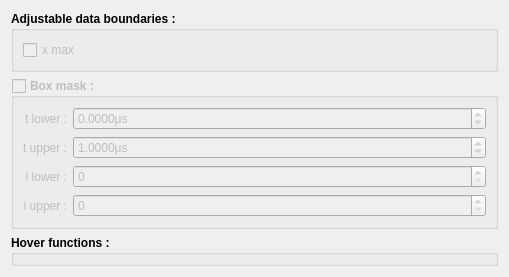
              <widget class="QWidget" name="scrollAreaWidgetContents_6">
               <property name="geometry">
                <rect>
                 <x>0</x>
                 <y>-18</y>
                 <width>509</width>
                 <height>256</height>
                </rect>
               </property>
               <layout class="QVBoxLayout" name="verticalLayout_10">
                <item>
                 <widget class="QGroupBox" name="groupBox_2">
                  <property name="font">
                   <font>
                    <bold>true</bold>
                   </font>
                  </property>
                  <property name="title">
                   <string>Adjustable data boundaries :</string>
                  </property>
                  <layout class="QVBoxLayout" name="verticalLayout_11">
                   <item>
                    <widget class="QCheckBox" name="checkBox_x_max">
                     <property name="enabled">
                      <bool>false</bool>
                     </property>
                     <property name="font">
                      <font>
                       <bold>false</bold>
                      </font>
                     </property>
                     <property name="text">
                      <string>x max</string>
                     </property>
                    </widget>
                   </item>
                  </layout>
                 </widget>
                </item>
                <item>
                 <widget class="QGroupBox" name="groupBox_box_mask">
                  <property name="enabled">
                   <bool>false</bool>
                  </property>
                  <property name="sizePolicy">
                   <sizepolicy hsizetype="Expanding" vsizetype="Minimum">
                    <horstretch>0</horstretch>
                    <verstretch>0</verstretch>
                   </sizepolicy>
                  </property>
                  <property name="font">
                   <font>
                    <bold>true</bold>
                   </font>
                  </property>
                  <property name="title">
                   <string>Box mask :</string>
                  </property>
                  <property name="checkable">
                   <bool>true</bool>
                  </property>
                  <property name="checked">
                   <bool>false</bool>
                  </property>
                  <layout class="QFormLayout" name="formLayout_7">
                   <property name="labelAlignment">
                    <set>Qt::AlignRight|Qt::AlignTrailing|Qt::AlignVCenter</set>
                   </property>
                   <item row="0" column="0">
                    <widget class="QLabel" name="label_14">
                     <property name="minimumSize">
                      <size>
                       <width>0</width>
                       <height>0</height>
                      </size>
                     </property>
                     <property name="font">
                      <font>
                       <bold>false</bold>
                      </font>
                     </property>
                     <property name="text">
                      <string>t lower :</string>
                     </property>
                     <property name="alignment">
                      <set>Qt::AlignRight|Qt::AlignTrailing|Qt::AlignVCenter</set>
                     </property>
                    </widget>
                   </item>
                   <item row="0" column="1">
                    <widget class="QDoubleSpinBox" name="doubleSpinBox_box_mask_t_lower">
                     <property name="enabled">
                      <bool>false</bool>
                     </property>
                     <property name="sizePolicy">
                      <sizepolicy hsizetype="Expanding" vsizetype="Fixed">
                       <horstretch>0</horstretch>
                       <verstretch>0</verstretch>
                      </sizepolicy>
                     </property>
                     <property name="font">
                      <font>
                       <bold>false</bold>
                      </font>
                     </property>
                     <property name="suffix">
                      <string>μs</string>
                     </property>
                     <property name="decimals">
                      <number>4</number>
                     </property>
                     <property name="minimum">
                      <double>-100.000000000000000</double>
                     </property>
                    </widget>
                   </item>
                   <item row="1" column="0">
                    <widget class="QLabel" name="label_15">
                     <property name="minimumSize">
                      <size>
                       <width>0</width>
                       <height>0</height>
                      </size>
                     </property>
                     <property name="font">
                      <font>
                       <bold>false</bold>
                      </font>
                     </property>
                     <property name="text">
                      <string>t upper :</string>
                     </property>
                     <property name="alignment">
                      <set>Qt::AlignRight|Qt::AlignTrailing|Qt::AlignVCenter</set>
                     </property>
                    </widget>
                   </item>
                   <item row="1" column="1">
                    <widget class="QDoubleSpinBox" name="doubleSpinBox_box_mask_t_upper">
                     <property name="enabled">
                      <bool>false</bool>
                     </property>
                     <property name="sizePolicy">
                      <sizepolicy hsizetype="Expanding" vsizetype="Fixed">
                       <horstretch>0</horstretch>
                       <verstretch>0</verstretch>
                      </sizepolicy>
                     </property>
                     <property name="font">
                      <font>
                       <bold>false</bold>
                      </font>
                     </property>
                     <property name="suffix">
                      <string>μs</string>
                     </property>
                     <property name="decimals">
                      <number>4</number>
                     </property>
                     <property name="minimum">
                      <double>-100.000000000000000</double>
                     </property>
                     <property name="maximum">
                      <double>100.000000000000000</double>
                     </property>
                     <property name="value">
                      <double>1.000000000000000</double>
                     </property>
                    </widget>
                   </item>
                   <item row="3" column="0">
                    <widget class="QLabel" name="label_16">
                     <property name="minimumSize">
                      <size>
                       <width>0</width>
                       <height>0</height>
                      </size>
                     </property>
                     <property name="font">
                      <font>
                       <bold>false</bold>
                      </font>
                     </property>
                     <property name="text">
                      <string>i lower :</string>
                     </property>
                     <property name="alignment">
                      <set>Qt::AlignRight|Qt::AlignTrailing|Qt::AlignVCenter</set>
                     </property>
                    </widget>
                   </item>
                   <item row="3" column="1">
                    <widget class="QSpinBox" name="spinBox_box_mask_i_lower">
                     <property name="enabled">
                      <bool>false</bool>
                     </property>
                     <property name="sizePolicy">
                      <sizepolicy hsizetype="Expanding" vsizetype="Fixed">
                       <horstretch>0</horstretch>
                       <verstretch>0</verstretch>
                      </sizepolicy>
                     </property>
                     <property name="font">
                      <font>
                       <bold>false</bold>
                      </font>
                     </property>
                    </widget>
                   </item>
                   <item row="5" column="0">
                    <widget class="QLabel" name="label_17">
                     <property name="minimumSize">
                      <size>
                       <width>0</width>
                       <height>0</height>
                      </size>
                     </property>
                     <property name="font">
                      <font>
                       <bold>false</bold>
                      </font>
                     </property>
                     <property name="text">
                      <string>i upper :</string>
                     </property>
                     <property name="alignment">
                      <set>Qt::AlignRight|Qt::AlignTrailing|Qt::AlignVCenter</set>
                     </property>
                    </widget>
                   </item>
                   <item row="5" column="1">
                    <widget class="QSpinBox" name="spinBox_box_mask_i_upper">
                     <property name="enabled">
                      <bool>false</bool>
                     </property>
                     <property name="sizePolicy">
                      <sizepolicy hsizetype="Expanding" vsizetype="Fixed">
                       <horstretch>0</horstretch>
                       <verstretch>0</verstretch>
                      </sizepolicy>
                     </property>
                     <property name="font">
                      <font>
                       <bold>false</bold>
                      </font>
                     </property>
                    </widget>
                   </item>
                  </layout>
                 </widget>
                </item>
                <item>
                 <widget class="QGroupBox" name="groupBox">
                  <property name="font">
                   <font>
                    <bold>true</bold>
                   </font>
                  </property>
                  <property name="title">
                   <string>Hover functions :</string>
                  </property>
                 </widget>
                </item>
               </layout>
              </widget>
